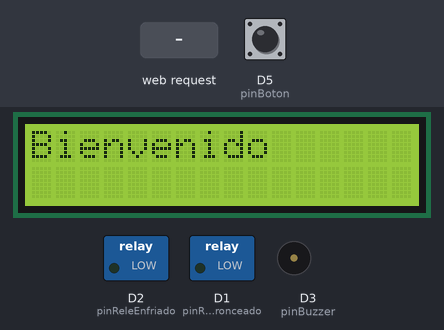
The sketch below on a simulated ESP8266 (NodeMCU). Parts: 16×2 character LCD, switched loads named in the sketch (green lamp = pin HIGH), buzzer (waves = sounding, pin HIGH). The test bench sets the inputs (shaded band); at power-on: D5 (pinBoton) HIGH. WiFi joins after 1.5 s; servers stay silent unless stated; what the sketch prints to the serial monitor is not drawn.

Above: at 2.7 s.
2.8 s: HTTP request GET /iniciar?min=1 received
At 3.7 s:
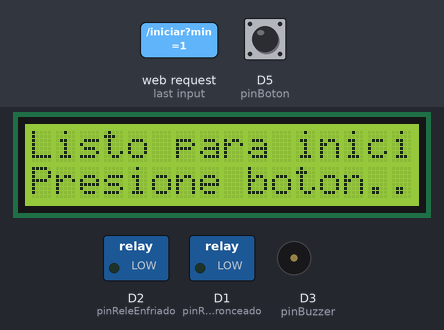
4.3 s: D5 (pinBoton) pulled LOW for 0.15 s
At 5.1 s:
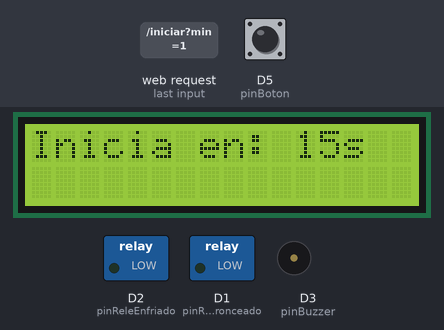
7.4 s: HTTP request GET /detener received
At 8.2 s:
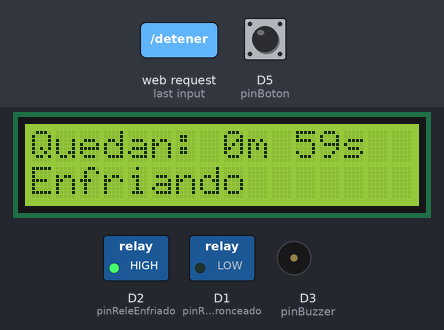
10.4 s: HTTP request GET /iniciar?min=120 received
At 11.1 s:
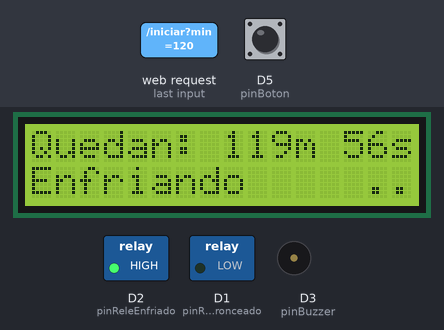
13.4 s: HTTP request GET /detener?min=camas received
At 14.2 s:
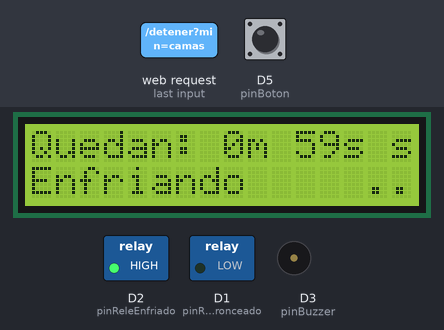
16.4 s: HTTP request GET /iniciar?min=120 received
At 17.2 s:
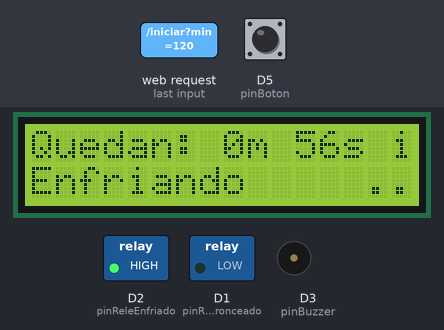
Timing chart, 0 to 59.4 s (numbered marks = the images above; inputs shaded):
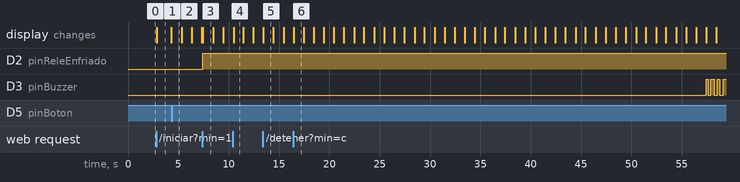

Measured:
- after the input at 2.8 s, the display: changes at once (image 1)
- after the input at 4.3 s, the display: changes at once (image 2)
- after the input at 7.4 s, D2 (pinReleEnfriado): LOW → HIGH at once; the display: changes at once (image 3)
- after the input at 10.4 s, the display: changes after 0.08 s (image 4)
- after the input at 13.4 s, the display: changes at once (image 5)
- after the input at 16.4 s, the display: changes after 0.07 s (image 6)
- what the display in image 4 shows lasts 1.0 s, from 10.5 s to 11.5 s

The sketch:

camas1.1.ino
```cpp
#include <ESP8266WiFi.h>
#include <ESP8266WebServer.h>
#include <LiquidCrystal_I2C.h>
#include <WiFiManager.h>
#include <Wire.h>

LiquidCrystal_I2C pantalla(0x27, 16, 2);
ESP8266WebServer servidorWeb(80);

const int pinReleBronceado = D1;
const int pinReleEnfriado = D2;
const int pinBuzzer = D3;
const int pinBoton = D5;

unsigned long tiempoInicio = 0;
unsigned long duracionBronceado = 0;
unsigned long duracionTotal = 0;
bool estaEnProceso = false;
bool estaBronceando = false;
bool estaEnfriando = false;
bool listoParaIniciar = false;
bool procesoForzado = false;
unsigned long segundosRestantesGlobal = 0;

void setup() {
  Serial.begin(115200);
  pinMode(pinReleBronceado, OUTPUT);
  pinMode(pinReleEnfriado, OUTPUT);
  pinMode(pinBuzzer, OUTPUT);
  pinMode(pinBoton, INPUT_PULLUP);
  digitalWrite(pinReleBronceado, LOW);
  digitalWrite(pinReleEnfriado, LOW);
  digitalWrite(pinBuzzer, LOW);

  Wire.begin(D2, D1);
  pantalla.begin(16, 2);
  pantalla.backlight();
  pantalla.setCursor(0, 0);
  pantalla.print("Bienvenido");

  WiFiManager wm;
  wm.autoConnect("Configuracion-Camas");

  servidorWeb.on("/", manejarRaiz);
  servidorWeb.on("/iniciar", manejarInicio);
  servidorWeb.on("/estado", manejarEstado);
  servidorWeb.on("/detener", manejarDetener);
  servidorWeb.begin();

  Serial.println("Servidor iniciado:");
  Serial.println(WiFi.localIP());
}

void loop() {
  servidorWeb.handleClient();

  if (listoParaIniciar && digitalRead(pinBoton) == LOW) {
    Serial.println("Botón presionado. Iniciando proceso...");
    tiempoInicio = millis();
    estaEnProceso = true;
    estaBronceando = false;
    estaEnfriando = false;
    procesoForzado = false;
    listoParaIniciar = false;
    pantalla.clear();
  }

  if (estaEnProceso) {
    unsigned long tiempoTranscurrido = millis() - tiempoInicio;
    unsigned long tiempoRestante = duracionTotal > tiempoTranscurrido
                                  ? duracionTotal - tiempoTranscurrido
                                  : 0;
    segundosRestantesGlobal = tiempoRestante / 1000;

    if (tiempoTranscurrido < 15000 && !procesoForzado) {
      pantalla.setCursor(0, 0);
      pantalla.print("Inicia en: ");
      pantalla.print(15 - tiempoTranscurrido / 1000);
      pantalla.print("s    ");
    } else {
      if (!estaBronceando && !estaEnfriando) {
        estaBronceando = true;
        digitalWrite(pinReleBronceado, HIGH);
        digitalWrite(pinReleEnfriado, HIGH);
        Serial.println("Rele bronceado HIGH");
        Serial.println("Rele enfriado HIGH");
        Serial.println("Bronceando iniciado.");
      }

      if (estaBronceando && tiempoTranscurrido > duracionBronceado + 15000) {
        estaBronceando = false;
        estaEnfriando = true;
        digitalWrite(pinReleBronceado, LOW);
        Serial.println("Rele bronceado LOW");
        Serial.println("Bronceo terminado. Enfriando...");
      }

      if (tiempoTranscurrido > duracionTotal) {
        estaEnProceso = false;
        estaEnfriando = false;
        digitalWrite(pinReleEnfriado, LOW);
        Serial.println("Rele enfriada LOW");
        digitalWrite(pinBuzzer, LOW);
        pantalla.clear();
        pantalla.setCursor(0, 0);
        pantalla.print("Bienvenido");
        Serial.println("Proceso finalizado.");
      } else {
        unsigned int minutos = segundosRestantesGlobal / 60;
        unsigned int segundos = segundosRestantesGlobal % 60;

        pantalla.setCursor(0, 0);
        pantalla.print("Quedan: ");
        pantalla.print(minutos);
        pantalla.print("m ");
        pantalla.print(segundos);
        pantalla.print("s ");

        pantalla.setCursor(0, 1);
        pantalla.print(estaBronceando ? "Bronceando    " : "Enfriando     ");

        if (segundosRestantesGlobal <= 15) {
          digitalWrite(pinBuzzer, millis() / 300 % 2);
        }
      }
    }
  }
}

String obtenerEstado() {
  String estado;
  if (estaEnProceso)
    estado = estaBronceando ? "🟠 Bronceando" : "🔵 Enfriando";
  else if (listoParaIniciar)
    estado = "🕒 Esperando botón...";
  else
    estado = "✅ Libre";

  if (estaEnProceso) {
    unsigned int min = segundosRestantesGlobal / 60;
    unsigned int seg = segundosRestantesGlobal % 60;
    estado += " | ⏳ " + String(min) + "m " + String(seg) + "s";
  }

  return estado;
}

void manejarEstado() {
  servidorWeb.send(200, "text/plain; charset=utf-8", obtenerEstado());
}

void manejarInicio() {
  if (servidorWeb.hasArg("min")) {
    int minutos = servidorWeb.arg("min").toInt();
    if (minutos > 0) {
      duracionBronceado = minutos * 60000;
      duracionTotal = duracionBronceado + 60000;
      listoParaIniciar = true;
      pantalla.clear();
      pantalla.setCursor(0, 0);
      pantalla.print("Listo para iniciar");
      pantalla.setCursor(0, 1);
      pantalla.print("Presione boton...");
      Serial.printf("Proceso preparado para %d minutos\n", minutos);
    }
  }
  servidorWeb.send(200, "text/plain", "OK");
}

void manejarDetener() {
  if (estaEnProceso) {
    Serial.println("Detención forzada solicitada.");
    estaBronceando = false;
    estaEnfriando = true;
    procesoForzado = true;
    tiempoInicio = millis() - (duracionTotal - 60000);
    digitalWrite(pinReleBronceado, LOW);
    digitalWrite(pinReleEnfriado, HIGH);
    Serial.println("Rele bronceado LOW");
    Serial.println("Rele enfriado HIGH");
  }
  servidorWeb.send(200, "text/plain", "Proceso detenido");
}

void manejarRaiz() {
  servidorWeb.send(200, "text/html; charset=utf-8", R"rawliteral(
<!DOCTYPE html>
<html lang="es">
<head>
  <meta charset="UTF-8">
  <title>Control de Camas</title>
  <style>
    body { font-family: sans-serif; background: #f3f3f3; text-align: center; padding-top: 50px; }
    .oculto { display: none; }
    .btn {
      display: inline-block; margin: 10px; padding: 20px 40px;
      background: #4CAF50; color: white; font-size: 20px;
      border: none; border-radius: 10px; cursor: pointer;
      box-shadow: 0 4px 6px rgba(0,0,0,0.1);
    }
    .btn:hover { background: #45a049; }
    .btn-secundario {
      margin-top: 20px;
      background: #2196F3;
    }
    .btn-secundario:hover {
      background: #1e88e5;
    }
    .btn-detener {
      background: #f44336;
    }
    .btn-detener:hover {
      background: #d32f2f;
    }
    #estado {
      font-size: 22px;
      font-weight: bold;
      color: #333;
      margin: 20px;
    }
  </style>
</head>
<body>
  <div id="bloqueo">
    <h2>🔒 Verificación</h2>
  </div>
  <div id="contenido" class="oculto">
    <h1>Control de Camas</h1>
    <p id="estado">Cargando...</p>
    <button class="btn" onclick="iniciar(1)">1 Min</button>
    <button class="btn" onclick="iniciar(10)">10 Min</button>
    <button class="btn" onclick="iniciar(15)">15 Min</button>
    <button class="btn" onclick="iniciar(20)">20 Min</button>
    <br><br>
    <button class="btn btn-secundario" onclick="actualizarEstado()">Actualizar estado</button>
    <button class="btn btn-detener" onclick="detener()">Detener</button>
  </div>
  <script>
    if (!localStorage.loginOK) {
      let usuario = prompt("Usuario:");
      let contrasena = prompt("Contraseña:");
      if (usuario !== "camas" || contrasena !== "camas2025") {
        alert("Acceso denegado");
        location.reload();
      } else {
        localStorage.loginOK = true;
      }
    }
    document.getElementById("bloqueo").style.display = "none";
    document.getElementById("contenido").classList.remove("oculto");

    function iniciar(minutos) {
      fetch(`/iniciar?min=${minutos}`).then(() => actualizarEstado());
    }
    function actualizarEstado() {
      fetch("/estado")
        .then(response => response.text())
        .then(data => document.getElementById("estado").textContent = data);
    }
    function detener() {
      fetch("/detener").then(() => actualizarEstado());
    }
    setInterval(actualizarEstado, 1000);
    actualizarEstado();
  </script>
</body>
</html>
  )rawliteral");
}
```
